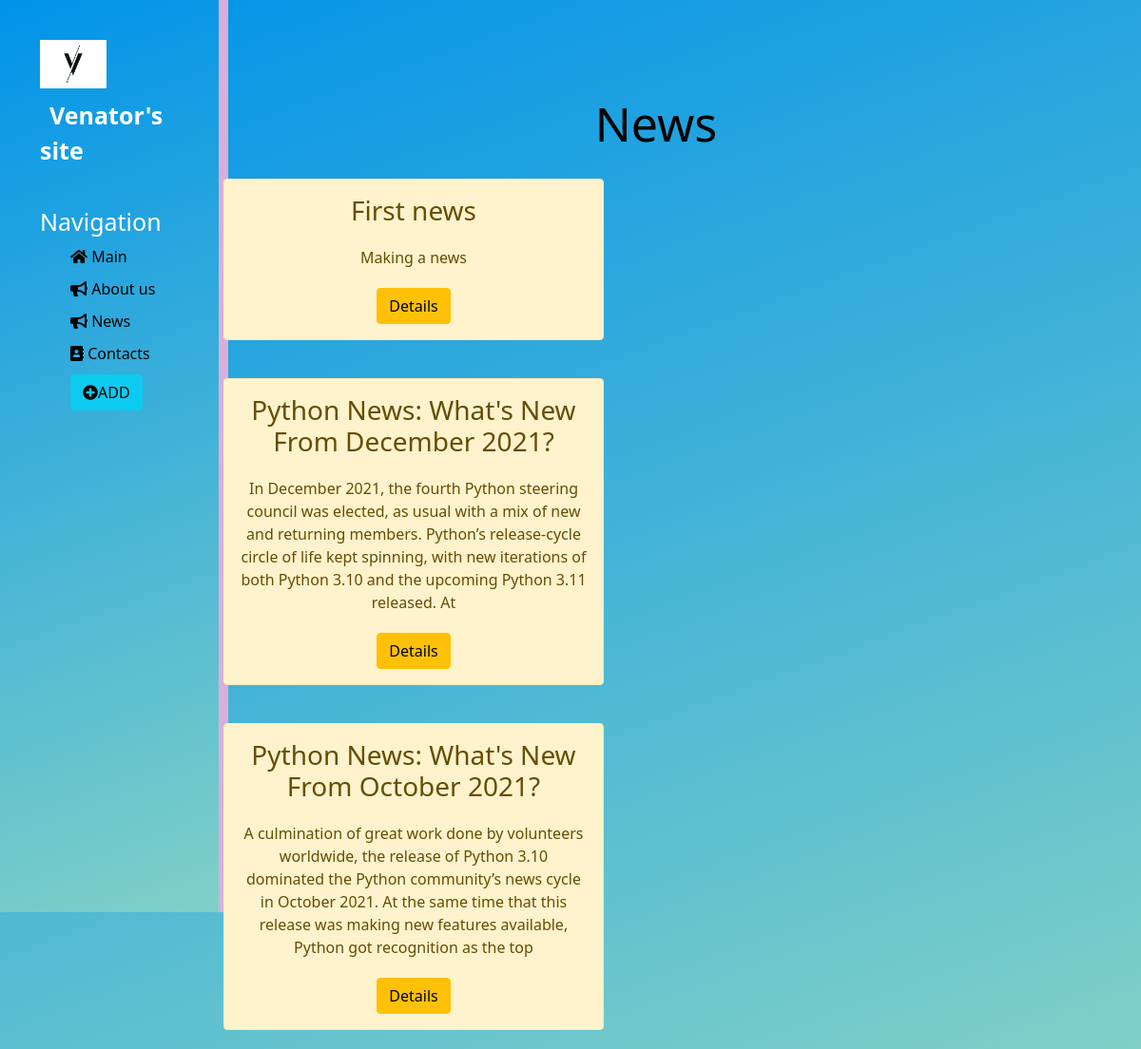
Page /news/ on the committed database.
### news/models.py (models this page shows, shortened)
class Articles(models.Model):
    title = models.CharField("Title", max_length=50)
    announcment = models.CharField("Announcment",max_length=250)
    full_text = models.TextField("An acrticle")
    date = models.DateTimeField("Date of publication")

### news/views.py (the view)
# urls.py: path('',views.news_home,name='news_home'),
def news_home(request):
    news = Articles.objects.order_by('date')
    return render(request, 'news/news_home.html', {'news': news})

### news/templates/news/news_home.html (shortened to what this page needs)
{% extends 'main/layout.html' %}
{% block content %}
<div class="features">
    <h1>News</h1>
    {% if news %}
        {%for el in news %}
            <div class="alert alert-warning">
            <h3>{{el.title}} </h3>
            <p>{{el.announcment}}</p>
                <a href="{% url 'news-detail' el.id %}" class="btn btn-warning">Details</a>
            </div>
        {% endfor %}
    {% else %}
        <p>You don't have news</p>
    {% endif %}
  </div>
{% endblock %}

### main/static/main/css/main.css (style rules this page uses)
body { background-color: #0093E9; background-image: linear-gradient(160deg, #0093E9 0%, #80D0C7 100%); }
main .features { float: left; color: black; margin-top: 100px; text-align: center; width: 75%; }
main .features h1 { font-size: 50px }
main .features p { max-width: 400px;margin: 20px auto }
.alert-warning { float: right; clear: both; width: 400px; margin: 20px 34%; text-align: center; margin-right: 505px ; }

### rows in the picture
Articles: title "First news", announcment "Making a news"
Articles: title "Python News: What's New From December 2021?", announcment "In December 2021, the fourth Python steering council was elected, as usual with a mix of new and returning members. Python’s release-cycle circle of life kept spinning, with new iterations of both Python 3.10 and the upcoming Python 3.11 released. At"
Articles: title "Python News: What's New From October 2021?", announcment "A culmination of great work done by volunteers worldwide, the release of Python 3.10 dominated the Python community’s news cycle in October 2021. At the same time that this release was making new features available, Python got recognition as the top"
